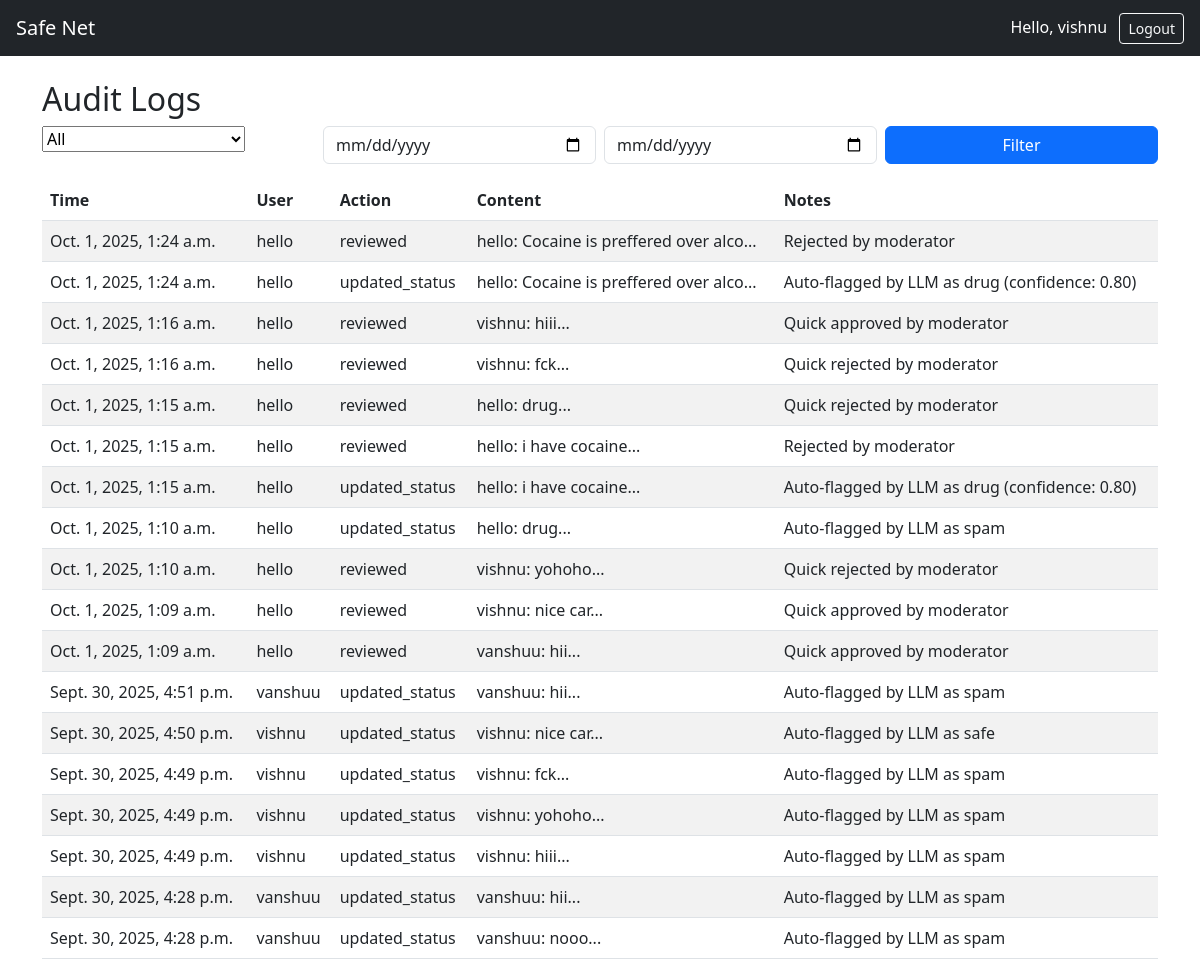
Page /dashboard/logs/ (signed in) on the committed database.
### users/models.py (models this page shows, shortened)
class User(AbstractUser):
    ROLE_CHOICES = (
        ('admin', 'Admin'),
        ('moderator', 'Moderator'),
        ('user', 'User'),
    )
    role = models.CharField(max_length=20, choices=ROLE_CHOICES, default='user')
    is_banned = models.BooleanField(default=False)

### dashboard/models.py (models this page shows, shortened)
class AuditLog(models.Model):
    ACTION_CHOICES = (
        ("reviewed", "Reviewed Content"),
        ("banned_user", "Banned User"),
        ("unbanned_user", "Unbanned User"),
        ("updated_status", "Updated Content Status"),
        ("feedback_given", "Feedback Given"),
    )
    user = models.ForeignKey(User, on_delete=models.CASCADE, related_name="audit_logs")  # moderator/admin who did action
    action = models.CharField(max_length=50, choices=ACTION_CHOICES)
    content = models.ForeignKey(Content, on_delete=models.SET_NULL, null=True, blank=True, related_name="audit_logs")
    moderation_result = models.ForeignKey(ModerationResult, on_delete=models.SET_NULL, null=True, blank=True, related_name="audit_logs")
    timestamp = models.DateTimeField(auto_now_add=True)
    notes = models.TextField(blank=True, null=True)

### moderation/models.py (models this page shows)
class Content(models.Model):
    STATUS_CHOICES = (
        ('safe', 'Safe'),
        ('flagged', 'Flagged'),
        ('banned', 'Banned'),
    )
    user = models.ForeignKey(User, on_delete=models.CASCADE, related_name="contents")
    text = models.CharField(max_length=1000)
    created_at = models.DateTimeField(auto_now_add=True)  # use auto_now_add, not auto_now
    status = models.CharField(max_length=20, choices=STATUS_CHOICES, default='safe')
    def __str__(self):
        return f"{self.user.username}: {self.text[:30]}..."

### dashboard/views.py (the view, shortened to what this page needs)
# urls.py: path('logs/', audit_logs_view, name='audit_logs'),
@login_required
def audit_logs_view(request):
    form = AuditLogFilterForm(request.GET or None)
    logs = AuditLog.objects.all().order_by("-timestamp")
    return render(request, "dashboard/audit_logs.html", {"logs": logs, "form": form})

### dashboard/forms.py
class AuditLogFilterForm(forms.Form):
    ACTION_CHOICES = [
        ("", "All"),
        ("reviewed", "Reviewed Content"),
        ("banned_user", "Banned User"),
        ("unbanned_user", "Unbanned User"),
        ("updated_status", "Updated Content Status"),
        ("feedback_given", "Feedback Given"),
    ]
    action = forms.ChoiceField(choices=ACTION_CHOICES, required=False)
    start_date = forms.DateField(
        required=False,
        widget=forms.DateInput(attrs={"type": "date", "class": "form-control"}),
    )
    end_date = forms.DateField(
        required=False,
        widget=forms.DateInput(attrs={"type": "date", "class": "form-control"}),
    )

### dashboard/templates/dashboard/audit_logs.html (shortened to what this page needs)
{% extends "base.html" %}
{% block content %}
<h2>Audit Logs</h2>
<form method="get" class="row g-2 mb-3">
  <div class="col-md-3">{{ form.action }}</div>
  <div class="col-md-3">{{ form.start_date }}</div>
  <div class="col-md-3">{{ form.end_date }}</div>
  <div class="col-md-3"><button class="btn btn-primary w-100" type="submit">Filter</button></div>
</form>
<table class="table table-striped">
  <thead>
    <tr>
      <th>Time</th>
      <th>User</th>
      <th>Action</th>
      <th>Content</th>
      <th>Notes</th>
    </tr>
  </thead>
  <tbody>
    {% for log in logs %}
      <tr>
        <td>{{ log.timestamp }}</td>
        <td>{{ log.user.username }}</td>
        <td>{{ log.action }}</td>
        <td>{{ log.content }}</td>
        <td>{{ log.notes|default:"-" }}</td>
      </tr>
    {% empty %}
      <tr><td colspan="5">No logs found.</td></tr>
    {% endfor %}
  </tbody>
</table>
{% endblock %}

### templates/base.html (shortened to what this page needs)
<!DOCTYPE html>
<html lang="en">
<head>
  <link href="https://cdn.jsdelivr.net/npm/bootstrap@5.3.0/dist/css/bootstrap.min.css" rel="stylesheet">
</head>
<body>
  <nav class="navbar navbar-dark bg-dark px-3">
    <a class="navbar-brand" href="{% url 'home' %}">Safe Net</a>
    <div>
      {% if user.is_authenticated %}
        <span class="text-white">Hello, {{ user.username }}</span>
        <a href="{% url 'logout' %}" class="btn btn-sm btn-outline-light ms-2">Logout</a>
      {% else %}
        <a href="{% url 'login' %}" class="btn btn-sm btn-outline-light">Login</a>
        <a href="{% url 'register' %}" class="btn btn-sm btn-primary ms-2">Register</a>
      {% endif %}
    </div>
  </nav>
  <div class="container mt-4">
    {% block content %}{% endblock %}
  </div>
</body>
</html>

### rows in the picture
User: username "vishnu"
AuditLog: timestamp "Oct. 1, 2025, 1:24 a.m.", user.username "hello", action "reviewed", content "hello: Cocaine is preffered over alco...", notes "Rejected by moderator"
AuditLog: timestamp "Oct. 1, 2025, 1:24 a.m.", user.username "hello", action "updated_status", content "hello: Cocaine is preffered over alco...", notes "Auto-flagged by LLM as drug (confidence: 0.80)"
AuditLog: timestamp "Oct. 1, 2025, 1:16 a.m.", user.username "hello", action "reviewed", content "vishnu: hiii...", notes "Quick approved by moderator"
AuditLog: timestamp "Oct. 1, 2025, 1:16 a.m.", user.username "hello", action "reviewed", content "vishnu: fck...", notes "Quick rejected by moderator"
AuditLog: timestamp "Oct. 1, 2025, 1:15 a.m.", user.username "hello", action "reviewed", content "hello: drug...", notes "Quick rejected by moderator"
AuditLog: timestamp "Oct. 1, 2025, 1:15 a.m.", user.username "hello", action "reviewed", content "hello: i have cocaine...", notes "Rejected by moderator"
AuditLog: timestamp "Oct. 1, 2025, 1:15 a.m.", user.username "hello", action "updated_status", content "hello: i have cocaine...", notes "Auto-flagged by LLM as drug (confidence: 0.80)"
AuditLog: timestamp "Oct. 1, 2025, 1:10 a.m.", user.username "hello", action "updated_status", content "hello: drug...", notes "Auto-flagged by LLM as spam"
AuditLog: timestamp "Oct. 1, 2025, 1:10 a.m.", user.username "hello", action "reviewed", content "vishnu: yohoho...", notes "Quick rejected by moderator"
AuditLog: timestamp "Oct. 1, 2025, 1:09 a.m.", user.username "hello", action "reviewed", content "vishnu: nice car...", notes "Quick approved by moderator"
AuditLog: timestamp "Oct. 1, 2025, 1:09 a.m.", user.username "hello", action "reviewed", content "vanshuu: hii...", notes "Quick approved by moderator"
AuditLog: timestamp "Sept. 30, 2025, 4:51 p.m.", user.username "vanshuu", action "updated_status", content "vanshuu: hii...", notes "Auto-flagged by LLM as spam"
AuditLog: timestamp "Sept. 30, 2025, 4:50 p.m.", user.username "vishnu", action "updated_status", content "vishnu: nice car...", notes "Auto-flagged by LLM as safe"
AuditLog: timestamp "Sept. 30, 2025, 4:49 p.m.", user.username "vishnu", action "updated_status", content "vishnu: fck...", notes "Auto-flagged by LLM as spam"
AuditLog: timestamp "Sept. 30, 2025, 4:49 p.m.", user.username "vishnu", action "updated_status", content "vishnu: yohoho...", notes "Auto-flagged by LLM as spam"
AuditLog: timestamp "Sept. 30, 2025, 4:49 p.m.", user.username "vishnu", action "updated_status", content "vishnu: hiii...", notes "Auto-flagged by LLM as spam"
AuditLog: timestamp "Sept. 30, 2025, 4:28 p.m.", user.username "vanshuu", action "updated_status", content "vanshuu: hii...", notes "Auto-flagged by LLM as spam"
AuditLog: timestamp "Sept. 30, 2025, 4:28 p.m.", user.username "vanshuu", action "updated_status", content "vanshuu: nooo...", notes "Auto-flagged by LLM as spam"
